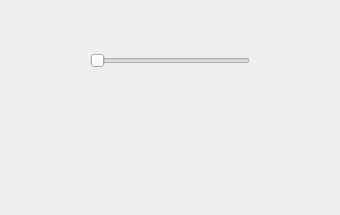
<?xml version="1.0" encoding="UTF-8"?>
<ui version="4.0">
 <class>MainWindow</class>
 <widget class="QMainWindow" name="MainWindow">
  <property name="geometry">
   <rect>
    <x>0</x>
    <y>0</y>
    <width>340</width>
    <height>215</height>
   </rect>
  </property>
  <property name="windowTitle">
   <string>MainWindow</string>
  </property>
  <widget class="QWidget" name="centralwidget">
   <widget class="QSlider" name="slider">
    <property name="geometry">
     <rect>
      <x>90</x>
      <y>50</y>
      <width>160</width>
      <height>22</height>
     </rect>
    </property>
    <property name="minimum">
     <number>1</number>
    </property>
    <property name="maximum">
     <number>2</number>
    </property>
    <property name="pageStep">
     <number>1</number>
    </property>
    <property name="orientation">
     <enum>Qt::Horizontal</enum>
    </property>
   </widget>
  </widget>
 </widget>
 <resources/>
 <connections/>
</ui>
